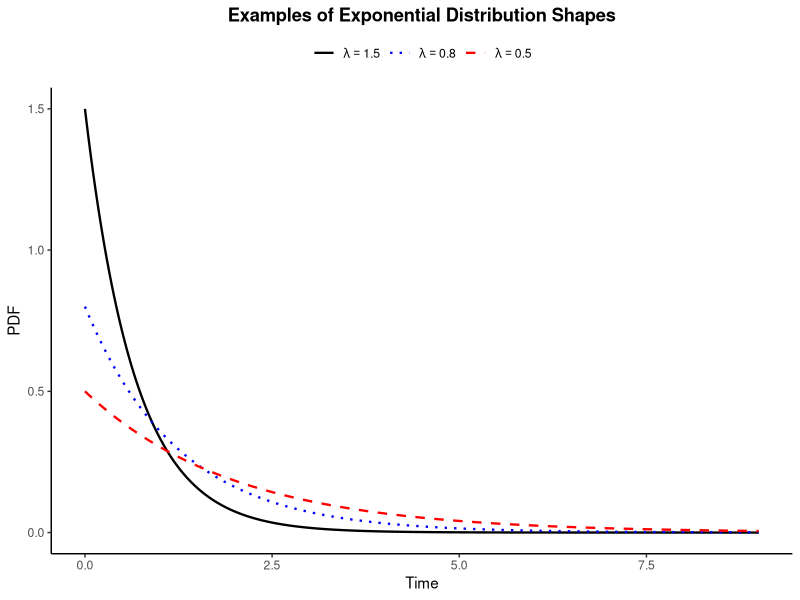
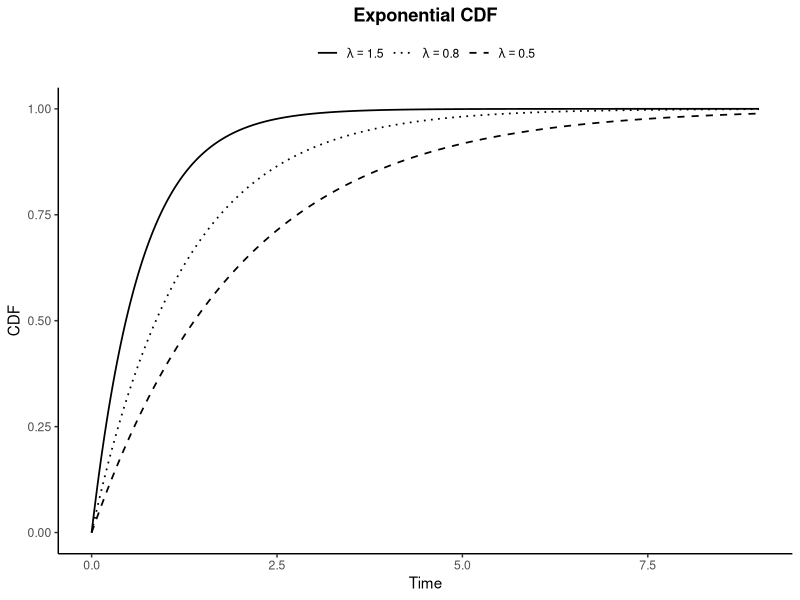
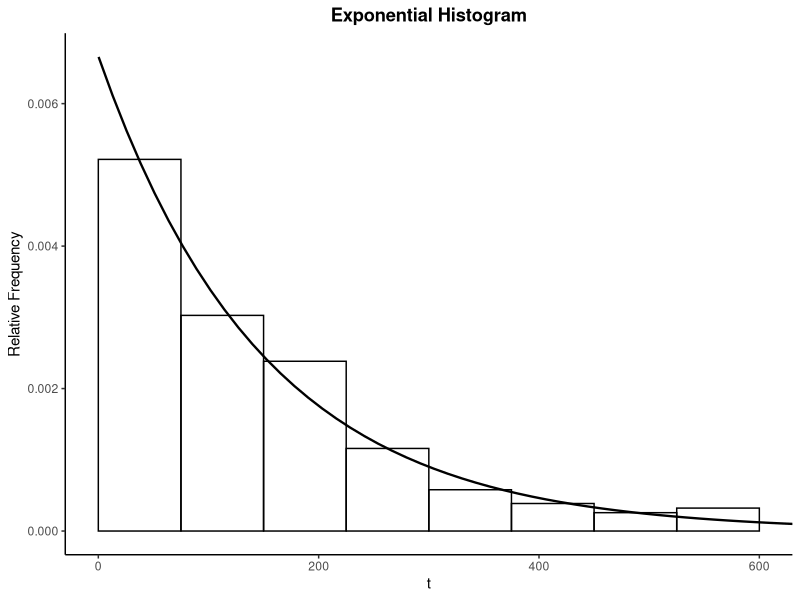
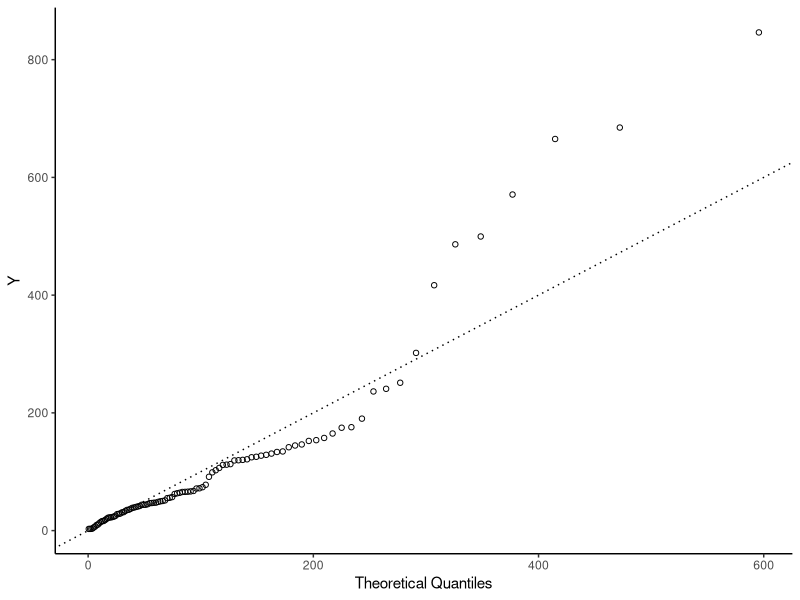

Reproduce these figures in R, in order.
## ---- chunk 1
#| label: fig-apr-161-pdf-shapes
#| fig-cap: "Examples of exponential distribution shapes"
#| code-fold: true
#| message: false
library(tidyverse)

t_seq <- seq(0, 9, length.out = 400)
lambda_levels <- c("lambda == 1.5", "lambda == 0.8", "lambda == 0.5")
pdf_df <- bind_rows(
  tibble(t = t_seq, pdf = dexp(t_seq, 1.5), lambda = "lambda == 1.5"),
  tibble(t = t_seq, pdf = dexp(t_seq, 0.8), lambda = "lambda == 0.8"),
  tibble(t = t_seq, pdf = dexp(t_seq, 0.5), lambda = "lambda == 0.5")
) |>
  mutate(lambda = factor(lambda, levels = lambda_levels))

ggplot(pdf_df, aes(t, pdf, color = lambda, linetype = lambda)) +
  geom_line(linewidth = 0.8) +
  scale_color_manual(values = c("black", "blue", "red"), labels = scales::label_parse()) +
  scale_linetype_manual(values = c("solid", "dotted", "dashed"), labels = scales::label_parse()) +
  labs(title = "Examples of Exponential Distribution Shapes", x = "Time", y = "PDF", color = NULL, linetype = NULL) +
  theme_classic() +
  theme(plot.title = element_text(hjust = 0.5, face = "bold"), legend.position = "top")
## ---- chunk 2
#| label: fig-apr-161-cdf
#| fig-cap: "Exponential CDF"
#| code-fold: true
cdf_df <- bind_rows(
  tibble(t = t_seq, cdf = pexp(t_seq, 1.5), lambda = "lambda == 1.5"),
  tibble(t = t_seq, cdf = pexp(t_seq, 0.8), lambda = "lambda == 0.8"),
  tibble(t = t_seq, cdf = pexp(t_seq, 0.5), lambda = "lambda == 0.5")
) |>
  mutate(lambda = factor(lambda, levels = lambda_levels))

ggplot(cdf_df, aes(t, cdf, linetype = lambda)) +
  geom_line(linewidth = 0.6, color = "black") +
  scale_linetype_manual(values = c("solid", "dotted", "dashed"), labels = scales::label_parse()) +
  labs(title = "Exponential CDF", x = "Time", y = "CDF", linetype = NULL) +
  theme_classic() +
  theme(plot.title = element_text(hjust = 0.5, face = "bold"), legend.position = "top")
## ---- chunk 3
#| label: fig-apr-161-histogram
#| fig-cap: "Exponential histogram with overlaid PDF"
#| code-fold: true
set.seed(42)
hist_data <- tibble(x = rexp(214, 1 / 150))

ggplot(hist_data, aes(x)) +
  geom_histogram(aes(y = after_stat(density)), breaks = seq(0, 600, by = 75), fill = NA, color = "black") +
  stat_function(fun = dexp, args = list(rate = 1 / 150), linewidth = 0.8) +
  coord_cartesian(xlim = c(0, 600)) +
  labs(title = "Exponential Histogram", x = expression(t), y = "Relative Frequency") +
  theme_classic() +
  theme(plot.title = element_text(hjust = 0.5, face = "bold"))
## ---- chunk 4
#| label: fig-apr-161-probability-plot
#| fig-cap: "Exponential probability plot for 100 simulated observations (lambda = 0.01)"
#| code-fold: true
#| message: false
library(MASS)

set.seed(42)
Y <- rexp(100, 0.01)
p <- fitdistr(Y, "exponential")
sim_quantiles <- qexp(ppoints(length(Y)), rate = p$estimate)

ggplot(tibble(theoretical = sim_quantiles, observed = sort(Y)), aes(theoretical, observed)) +
  geom_point(shape = 1) +
  geom_abline(slope = 1, intercept = 0, linetype = "dotted") +
  labs(x = "Theoretical Quantiles", y = "Y") +
  theme_classic()
## ---- chunk 5
#| label: verify-apr-161-pdf-cdf
#| code-fold: true
tibble(Statistic = c("PDF", "CDF"), Value = c(dexp(100, 0.01), pexp(100, 0.01))) |>
  knitr::kable(digits = 4, align = "lr")
